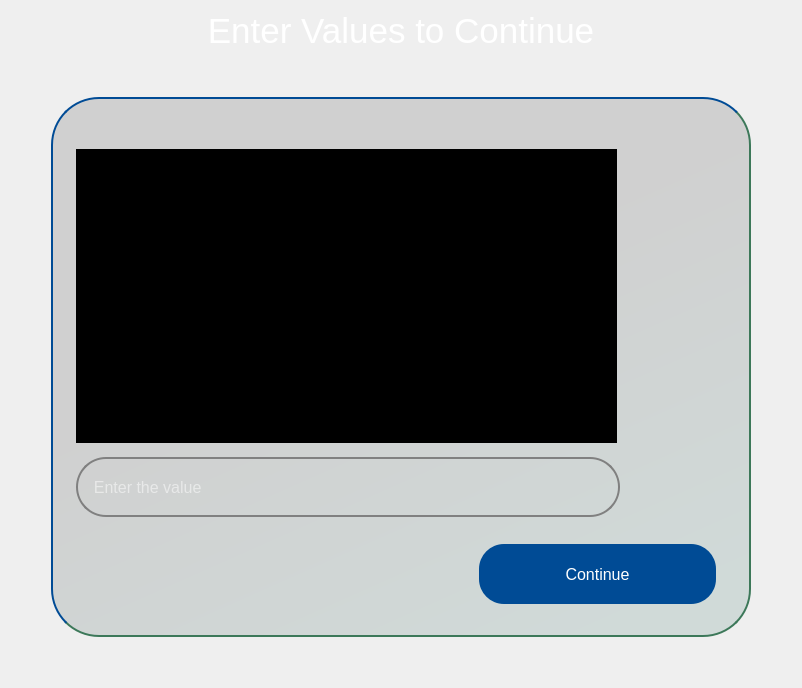
                    <widget class="QWidget" name="user_inputs_page">
                     <layout class="QGridLayout" name="gridLayout_37">
                      <item row="2" column="1">
                       <widget class="QWidget" name="widget_11" native="true">
                        <property name="minimumSize">
                         <size>
                          <width>700</width>
                          <height>540</height>
                         </size>
                        </property>
                        <property name="maximumSize">
                         <size>
                          <width>700</width>
                          <height>540</height>
                         </size>
                        </property>
                        <property name="styleSheet">
                         <string notr="true">border: 2px solid transparent; 
border-radius: 48px;
opacity: 5px;
background: qlineargradient(x1: 0.21, y1: 0, x2: 0.79, y2: 1, stop: 0 rgba(0, 0, 0, 0.13), stop: 0.3815 rgba(0, 0, 0, 0.13), stop: 1 rgba(0, 77, 64, 0.13));
border-right-color: rgb(60, 120, 89);
border-bottom-color: rgb(60, 120, 89);
border-top-color: rgb(0, 75, 149);
border-left-color: rgb(0, 75, 149);
</string>
                        </property>
                        <layout class="QGridLayout" name="gridLayout_16">
                         <item row="6" column="1">
                          <widget class="QWidget" name="widget_15" native="true">
                           <property name="styleSheet">
                            <string notr="true">border:none;
background:transparent;</string>
                           </property>
                           <layout class="QHBoxLayout" name="horizontalLayout_16"/>
                          </widget>
                         </item>
                         <item row="0" column="3" alignment="Qt::AlignRight">
                          <widget class="QWidget" name="widget_13" native="true">
                           <property name="styleSheet">
                            <string notr="true">border:none;
background:transparent;</string>
                           </property>
                           <layout class="QHBoxLayout" name="horizontalLayout_15">
                            <item alignment="Qt::AlignRight">
                             <widget class="QPushButton" name="cross_pushButton_in_userinput">
                              <property name="maximumSize">
                               <size>
                                <width>27</width>
                                <height>27</height>
                               </size>
                              </property>
                              <property name="font">
                               <font>
                                <pointsize>12</pointsize>
                               </font>
                              </property>
                              <property name="cursor">
                               <cursorShape>PointingHandCursor</cursorShape>
                              </property>
                              <property name="styleSheet">
                               <string notr="true">QPushButton{
background-color:transparent;}
QPushButton:hover {
background-color: rgb(0, 75, 149);
}</string>
                              </property>
                              <property name="text">
                               <string/>
                              </property>
                              <property name="icon">
                               <iconset resource="../Qss/icons/_icons.qrc">
                                <normaloff>:/feather/icons/feather/x.png</normaloff>:/feather/icons/feather/x.png</iconset>
                              </property>
                              <property name="iconSize">
                               <size>
                                <width>22</width>
                                <height>22</height>
                               </size>
                              </property>
                             </widget>
                            </item>
                           </layout>
                          </widget>
                         </item>
                         <item row="4" column="1" colspan="2">
                          <widget class="QWidget" name="widget_14" native="true">
                           <property name="minimumSize">
                            <size>
                             <width>0</width>
                             <height>15</height>
                            </size>
                           </property>
                           <property name="maximumSize">
                            <size>
                             <width>16777215</width>
                             <height>15</height>
                            </size>
                           </property>
                           <property name="styleSheet">
                            <string notr="true">border:none;
background:none;</string>
                           </property>
                           <layout class="QGridLayout" name="gridLayout_17">
                            <item row="0" column="0">
                             <spacer name="verticalSpacer_21">
                              <property name="orientation">
                               <enum>Qt::Vertical</enum>
                              </property>
                              <property name="sizeType">
                               <enum>QSizePolicy::Fixed</enum>
                              </property>
                              <property name="sizeHint" stdset="0">
                               <size>
                                <width>20</width>
                                <height>15</height>
                               </size>
                              </property>
                             </spacer>
                            </item>
                           </layout>
                          </widget>
                         </item>
                         <item row="5" column="4">
                          <spacer name="horizontalSpacer_9">
                           <property name="orientation">
                            <enum>Qt::Horizontal</enum>
                           </property>
                           <property name="sizeType">
                            <enum>QSizePolicy::Fixed</enum>
                           </property>
                           <property name="sizeHint" stdset="0">
                            <size>
                             <width>26</width>
                             <height>20</height>
                            </size>
                           </property>
                          </spacer>
                         </item>
                         <item row="5" column="2" colspan="2" alignment="Qt::AlignBottom">
                          <widget class="QPushButton" name="continue_pushButton_in_userinputs">
                           <property name="sizePolicy">
                            <sizepolicy hsizetype="Preferred" vsizetype="Preferred">
                             <horstretch>0</horstretch>
                             <verstretch>0</verstretch>
                            </sizepolicy>
                           </property>
                           <property name="minimumSize">
                            <size>
                             <width>237</width>
                             <height>60</height>
                            </size>
                           </property>
                           <property name="maximumSize">
                            <size>
                             <width>237</width>
                             <height>60</height>
                            </size>
                           </property>
                           <property name="font">
                            <font>
                             <pointsize>12</pointsize>
                            </font>
                           </property>
                           <property name="cursor">
                            <cursorShape>PointingHandCursor</cursorShape>
                           </property>
                           <property name="styleSheet">
                            <string notr="true">
QPushButton{
	background-color: rgb(0, 75, 149);
color:white;
border:none;
border-radius:25px;}
QPushButton:hover {
    color: white;
	background-color: #005ce6;
}
</string>
                           </property>
                           <property name="text">
                            <string>Continue</string>
                           </property>
                          </widget>
                         </item>
                         <item row="3" column="1" colspan="2">
                          <widget class="QLineEdit" name="enter_value_lineEdit_in_smt">
                           <property name="sizePolicy">
                            <sizepolicy hsizetype="Preferred" vsizetype="Preferred">
                             <horstretch>0</horstretch>
                             <verstretch>0</verstretch>
                            </sizepolicy>
                           </property>
                           <property name="minimumSize">
                            <size>
                             <width>544</width>
                             <height>60</height>
                            </size>
                           </property>
                           <property name="maximumSize">
                            <size>
                             <width>544</width>
                             <height>60</height>
                            </size>
                           </property>
                           <property name="styleSheet">
                            <string notr="true">QLineEdit {
    border: 2px solid grey;      /* Grey border with 2px thickness */
    border-radius: 30px;         /* Rounded corners */
    padding: 5px;                /* Space between text and border */
    font-size: 16px;             /* Adjust the font size for input text */
    background-color: transparent;   /* Optional: White background */
    color: white;              /* Optional: Black text color */
}

QLineEdit::placeholder {
    color: grey;              /* Placeholder text color (grey) */
    font-size: 13px;             /* Placeholder text size */
}
</string>
                           </property>
                           <property name="text">
                            <string extracomment="Enter the value"/>
                           </property>
                           <property name="placeholderText">
                            <string>  Enter the value</string>
                           </property>
                          </widget>
                         </item>
                         <item row="5" column="1">
                          <spacer name="horizontalSpacer_5">
                           <property name="orientation">
                            <enum>Qt::Horizontal</enum>
                           </property>
                           <property name="sizeHint" stdset="0">
                            <size>
                             <width>38</width>
                             <height>20</height>
                            </size>
                           </property>
                          </spacer>
                         </item>
                         <item row="3" column="0">
                          <spacer name="horizontalSpacer_39">
                           <property name="orientation">
                            <enum>Qt::Horizontal</enum>
                           </property>
                           <property name="sizeType">
                            <enum>QSizePolicy::Fixed</enum>
                           </property>
                           <property name="sizeHint" stdset="0">
                            <size>
                             <width>16</width>
                             <height>20</height>
                            </size>
                           </property>
                          </spacer>
                         </item>
                         <item row="2" column="1">
                          <spacer name="verticalSpacer_8">
                           <property name="orientation">
                            <enum>Qt::Vertical</enum>
                           </property>
                           <property name="sizeType">
                            <enum>QSizePolicy::Fixed</enum>
                           </property>
                           <property name="sizeHint" stdset="0">
                            <size>
                             <width>20</width>
                             <height>15</height>
                            </size>
                           </property>
                          </spacer>
                         </item>
                         <item row="1" column="1">
                          <widget class="QTextEdit" name="enter_value_textEdit_in_smt">
                           <property name="minimumSize">
                            <size>
                             <width>541</width>
                             <height>294</height>
                            </size>
                           </property>
                           <property name="font">
                            <font>
                             <pointsize>12</pointsize>
                            </font>
                           </property>
                           <property name="styleSheet">
                            <string notr="true">QTextEdit {
    border-radius: 0px;
    border: none;
    background: black;
    color: white;
}

QScrollBar:vertical {
    border: none;
    background: gray;
    width: 12px;
    margin: 0px;
}

QScrollBar::handle:vertical {
    background: white;
    min-height: 5px;
}

QScrollBar::add-line:vertical, QScrollBar::sub-line:vertical {
    background: white;
    height: 5px;
    subcontrol-origin: margin;
}

QScrollBar::add-line:vertical {
    subcontrol-position: bottom;
    border-top: 1px solid black;
    image: &quot;Qss/icons/Icons/custom/arrow_down.png&quot;;  /* Set your arrow image */
}

QScrollBar::sub-line:vertical {
    subcontrol-position: top;
    border-bottom: 1px solid black;
    image: &quot;Qss/icons/Icons/custom/arrow.png&quot;;  /* Set your arrow image */
}
</string>
                           </property>
                           <property name="sizeAdjustPolicy">
                            <enum>QAbstractScrollArea::AdjustIgnored</enum>
                           </property>
                           <property name="readOnly">
                            <bool>true</bool>
                           </property>
                          </widget>
                         </item>
                        </layout>
                       </widget>
                      </item>
                      <item row="2" column="2">
                       <spacer name="horizontalSpacer_42">
                        <property name="orientation">
                         <enum>Qt::Horizontal</enum>
                        </property>
                        <property name="sizeHint" stdset="0">
                         <size>
                          <width>40</width>
                          <height>20</height>
                         </size>
                        </property>
                       </spacer>
                      </item>
                      <item row="2" column="0">
                       <spacer name="horizontalSpacer_40">
                        <property name="orientation">
                         <enum>Qt::Horizontal</enum>
                        </property>
                        <property name="sizeHint" stdset="0">
                         <size>
                          <width>40</width>
                          <height>20</height>
                         </size>
                        </property>
                       </spacer>
                      </item>
                      <item row="0" column="1">
                       <widget class="QLabel" name="entervalue_label">
                        <property name="maximumSize">
                         <size>
                          <width>16777215</width>
                          <height>51</height>
                         </size>
                        </property>
                        <property name="font">
                         <font>
                          <pointsize>26</pointsize>
                         </font>
                        </property>
                        <property name="cursor">
                         <cursorShape>IBeamCursor</cursorShape>
                        </property>
                        <property name="styleSheet">
                         <string notr="true">color: white;</string>
                        </property>
                        <property name="text">
                         <string>Enter Values to Continue</string>
                        </property>
                        <property name="alignment">
                         <set>Qt::AlignCenter</set>
                        </property>
                       </widget>
                      </item>
                      <item row="1" column="1">
                       <spacer name="verticalSpacer_39">
                        <property name="orientation">
                         <enum>Qt::Vertical</enum>
                        </property>
                        <property name="sizeType">
                         <enum>QSizePolicy::Expanding</enum>
                        </property>
                        <property name="sizeHint" stdset="0">
                         <size>
                          <width>20</width>
                          <height>40</height>
                         </size>
                        </property>
                       </spacer>
                      </item>
                      <item row="3" column="1">
                       <spacer name="verticalSpacer_38">
                        <property name="orientation">
                         <enum>Qt::Vertical</enum>
                        </property>
                        <property name="sizeType">
                         <enum>QSizePolicy::Expanding</enum>
                        </property>
                        <property name="sizeHint" stdset="0">
                         <size>
                          <width>20</width>
                          <height>40</height>
                         </size>
                        </property>
                       </spacer>
                      </item>
                     </layout>
                    </widget>
